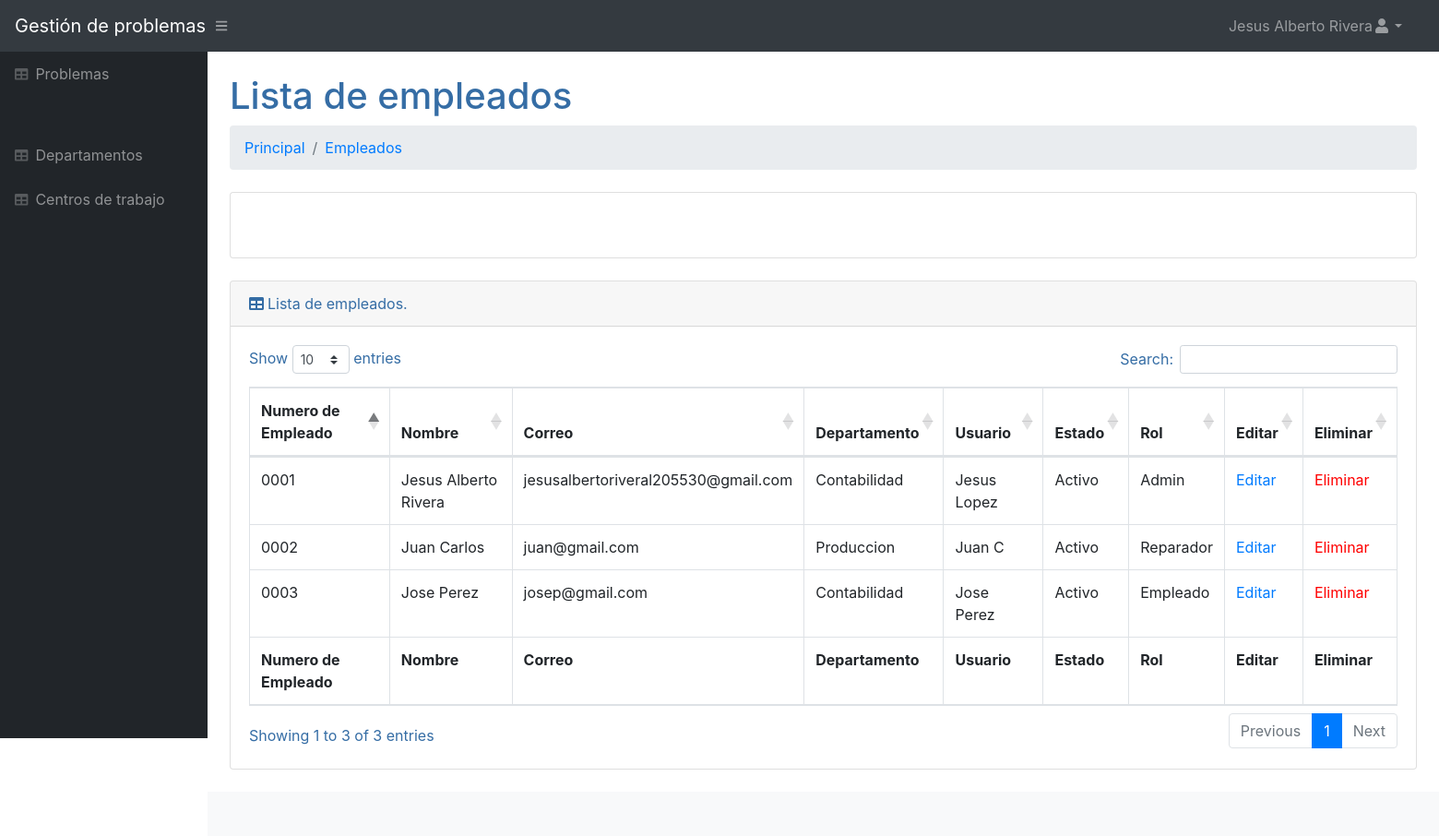
Screenshot of /Visualizar/empleados.php (signed in) with the database file from the repository.
### tables this page shows
CREATE TABLE `empleados` (
  `idempleados` int NOT NULL AUTO_INCREMENT,
  `numeroEmpleado` varchar(100) DEFAULT NULL,
  `nombreE` varchar(100) DEFAULT NULL,
  `correo` varchar(150) DEFAULT NULL,
  `usuario` varchar(50) DEFAULT NULL,
  `contraseña` varchar(255) DEFAULT NULL,
  `idDepartamentos` varchar(250) DEFAULT NULL,
  `estado` varchar(250) DEFAULT NULL,
  `rol` varchar(45) DEFAULT NULL,
  PRIMARY KEY (`idempleados`),
  KEY `idDepartamentos_idx` (`idDepartamentos`)
);

CREATE TABLE `Departamentos` (
  `idDepartamentos` int NOT NULL AUTO_INCREMENT,
  `clave` varchar(250) DEFAULT NULL,
  `nombreD` varchar(250) DEFAULT NULL,
  PRIMARY KEY (`idDepartamentos`)
);

### Visualizar/empleados.php (the view, shortened to what this page needs)
<?php
require './../conexionBD/conexion.php';
$nombre = $_SESSION['nombreE'];
$sql = "SELECT * From empleados
Inner join Departamentos on Departamentos.clave = empleados.idDepartamentos";
function comprobar(){
    if ($_SESSION['rol'] == 'Admin') {
    } else {
        echo "hidden";
    }
}
?>
<!DOCTYPE html>
<html lang="en">
<head>
	<link href="./../css/styles.css" rel="stylesheet" />
	<link rel="stylesheet" href="./../css/position.css">
	<link href="https://cdn.datatables.net/1.10.20/css/dataTables.bootstrap4.min.css" rel="stylesheet" />
</head>
<body class="sb-nav-fixed">
	<nav class="sb-topnav navbar navbar-expand navbar-dark bg-dark">
		<a class="navbar-brand" href="principal.php">Gestión de problemas</a><button class="btn btn-link btn-sm order-1 order-lg-0" id="sidebarToggle" href="#"><i class="fas fa-bars"></i></button>
		<ul class="navbar-nav ml-auto mr-0 mr-md-3 my-2 my-md-0">
			<li class="nav-item dropdown">
				<a class="nav-link dropdown-toggle" id="userDropdown" href="#" role="button" data-toggle="dropdown" aria-haspopup="true" aria-expanded="false"><?php echo $nombre; ?><i class="fas fa-user fa-fw"></i></a>
			</li>
		</ul>
	</nav>
	<div id="layoutSidenav">
		<div id="layoutSidenav_nav">
			<nav class="sb-sidenav accordion sb-sidenav-dark" id="sidenavAccordion">
				<div class="sb-sidenav-menu">
					<div class="nav">
					<a class="nav-link" href="./../Visualizar/Problemas.php">
                            <div class="sb-nav-link-icon"><i class="fas fa-table"></i></div>
                           Problemas
                        </a>
						<div class="sb-sidenav-menu-heading"></div>
						<a class="nav-link" href="Departamentos.php">
							<div class="sb-nav-link-icon"><i class="fas fa-table"></i></div>
							Departamentos
						</a>
						<a class="nav-link" href="centrosTrabajo.php">
							<div class="sb-nav-link-icon"><i class="fas fa-table"></i></div>
							Centros de trabajo
						</a>
					</div>
			</nav>
		</div>
		<div id="layoutSidenav_content">
			<main>
				<div class="container-fluid">
					<h1 class="mt-4">Lista de empleados</h1>
					<ol class="breadcrumb mb-4">
						<li class="breadcrumb-item"><a href="principal.php">Principal</a></li>
						<li class="breadcrumb-item active"><a href="empleados.php">Empleados</a></li>
					</ol>
					<div class="card mb-4">
						<div class="card-body">
						<div class="position-Registrar">
                        </div>
						</div>
					</div>
					<div class="card mb-4">
						<div class="card-header"><i class="fas fa-table mr-1"></i>Lista de empleados.</div>
						<div class="card-body">
							<div class="table-responsive">
								<table class="table table-bordered" id="dataTable" width="100%" cellspacing="0">
									<thead>
										<tr>
											<th>Numero de Empleado</th>
											<th>Nombre</th>
											<th>Correo</th>
											<th>Departamento</th>
											<th>Usuario</th>
											<th>Estado</th>
											<th>Rol</th>
											<th <?php comprobar();?>>Editar</th>
											<th <?php comprobar();?>>Eliminar</th>
										</tr>
									</thead>
									<tfoot>
										<tr>
											<th>Numero de Empleado</th>
											<th>Nombre</th>
											<th>Correo</th>
											<th>Departamento</th>
											<th>Usuario</th>
											<th>Estado</th>
											<th>Rol</th>
											<th <?php comprobar();?>>Editar</th>
											<th <?php comprobar();?>>Eliminar</th>
										</tr>
									</tfoot>
									<tbody>
										<?php $resultado = mysqli_query($connLocalhost, $sql);
										while ($row = mysqli_fetch_assoc($resultado)) { ?>
											<tr>
												<td><?php echo $row['numeroEmpleado']; ?></td>
												<td><?php echo $row['nombreE']; ?></td>
												<td><?php echo $row['correo']; ?></td>
												<td><?php echo $row['nombreD']; ?></td>
												<td><?php echo $row['usuario']; ?></td>
												<td><?php echo $row['estado']; ?></td>
												<td><?php echo $row['rol']; ?></td>
												<td <?php comprobar();?>><a href="./../Editar/Empleados.php?codigoEmpleado=<?php echo $row['numeroEmpleado']; ?>">Editar</a></td>
												<td <?php comprobar();?> class="eliminar" id="eliminar"><a href="./../Eliminar/Empleados.php?codigoEmpleado=<?php echo $row['numeroEmpleado']; ?>">Eliminar</a></td>
											</tr>
										<?php } ?>
									</tbody>
								</table>
							</div>
						</div>
					</div>
				</div>
			</main>
			<footer class="py-4 bg-light mt-auto">
			</footer>
		</div>
	</div>
</body>
</html>

### rows the page displays
empleados: numeroEmpleado "0001", nombreE "Jesus Alberto Rivera", correo "jesusalbertoriveral205530@gmail.com", departamentos.nombreD "Contabilidad", usuario "Jesus Lopez", estado "Activo", rol "Admin"
empleados: numeroEmpleado "0003", nombreE "Jose Perez", correo "josep@gmail.com", departamentos.nombreD "Contabilidad", usuario "Jose Perez", estado "Activo", rol "Empleado"
empleados: numeroEmpleado "0002", nombreE "Juan Carlos", correo "juan@gmail.com", departamentos.nombreD "Produccion", usuario "Juan C", estado "Activo", rol "Reparador"

### other values shown
$nombre "Jesus Alberto Rivera"
